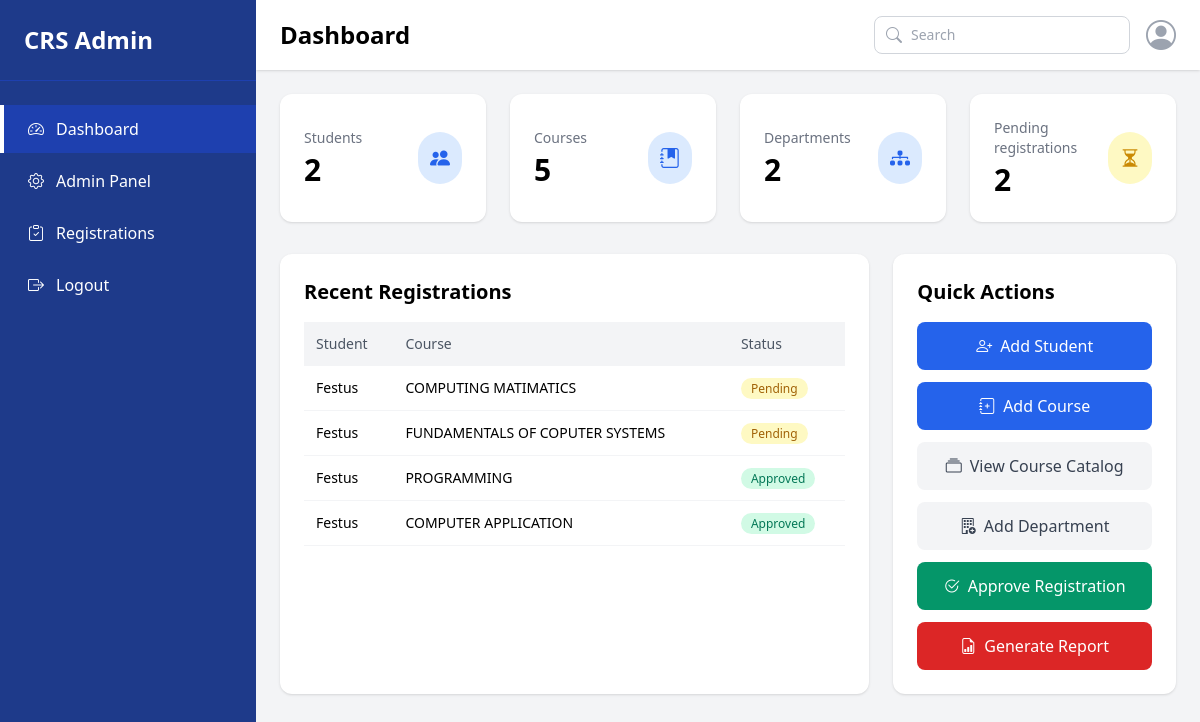
/dashboard/admin/ (signed in), run on an earlier commit of the app's database.
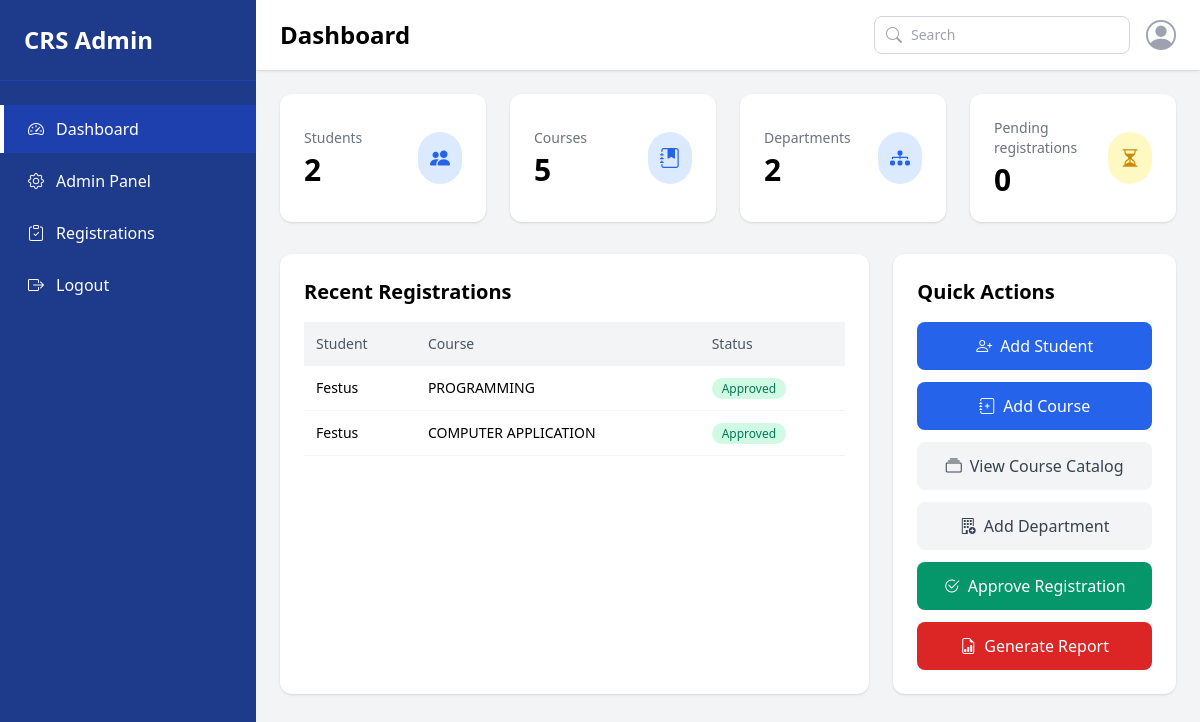
And on a later commit of the database.
### registrations/models.py (models this page shows, shortened)
class CourseRegistration(models.Model):
    student = models.ForeignKey(Student, on_delete=models.CASCADE, related_name='registrations')
    course = models.ForeignKey(Course, on_delete=models.CASCADE, related_name='registrations')
    status = models.CharField(max_length=20, choices=[('pending', 'Pending'), ('approved', 'Approved'), ('rejected', 'Rejected')], default='pending')
    registered_at = models.DateTimeField(auto_now_add=True)
    class Meta:
        unique_together = ('student', 'course')
        verbose_name_plural = 'Course Registrations'

### students/models.py (models this page shows, shortened)
class Student(models.Model):
    user = models.OneToOneField(settings.AUTH_USER_MODEL, on_delete=models.CASCADE, related_name='student')
    student_id = models.CharField(max_length=30, unique=True)
    department = models.ForeignKey(Department, on_delete=models.SET_NULL, null=True, blank=True, related_name='students')
    admission_year = models.PositiveIntegerField(null=True, blank=True)
    phone_number = models.CharField(max_length=20, blank=True)
    is_active = models.BooleanField(default=True)
    created_at = models.DateTimeField(auto_now_add=True)
    class Meta:
        verbose_name_plural = 'Students'

### accounts/models.py (models this page shows, shortened)
class CustomUser(AbstractUser):
    ROLE_CHOICES = (
        ('student', 'Student'),
        ('admin', 'Admin'),
    )
    email = models.EmailField(unique=True)
    phone_number = models.CharField(max_length=15, blank=True)
    admission_number = models.CharField(max_length=30, unique=True, blank=True, null=True)
    role = models.CharField(max_length=10, choices=ROLE_CHOICES, default='student')

### courses/models.py (models this page shows, shortened)
class Course(models.Model):
    department = models.ForeignKey(
        Department,
        on_delete=models.CASCADE,
        related_name='courses',
        verbose_name='Department/School',
        help_text='Select the department or school offering this course.',
    )
    code = models.CharField(max_length=20, unique=True)
    title = models.CharField(max_length=200)
    description = models.TextField(blank=True)
    credit_hours = models.PositiveIntegerField(
        default=3,
        verbose_name='Units',
        help_text='Number of credit units for this course.',
    )
    semester = models.CharField(max_length=50, blank=True)
    is_active = models.BooleanField(default=True)
    created_at = models.DateTimeField(auto_now_add=True)
    class Meta:
        verbose_name_plural = 'Courses'

### dashboard/views.py (the view)
# urls.py: path("admin/", views.admin_dashboard, name="admin_dashboard"),
@login_required
def admin_dashboard(request):
    total_students = Student.objects.count()
    total_courses = Course.objects.count()
    total_departments = Department.objects.count()
    registrations = CourseRegistration.objects.select_related('student', 'course').order_by('-registered_at')[:10]
    pending_registrations = CourseRegistration.objects.filter(status='pending').count()
    context = {
        'total_students': total_students,
        'total_courses': total_courses,
        'total_departments': total_departments,
        'registrations': registrations,
        'pending_registrations': pending_registrations,
    }
    return render(request, "dashboard/admin_dashboard.html", context)

### templates/dashboard/admin_dashboard.html (shortened to what the changed rows need)
<!DOCTYPE html>
<html lang="en">
<head>
    <script src="https://cdn.tailwindcss.com"></script>
    <link rel="stylesheet" href="https://cdn.jsdelivr.net/npm/bootstrap-icons@1.11.3/font/bootstrap-icons.min.css">
</head>
<body class="bg-gray-100">
<div class="flex min-h-screen" x-data="{ sidebarOpen: false }">
    <div class="flex-1 min-w-0">
        <header class="bg-white shadow px-4 md:px-6 py-4 flex justify-between items-center gap-4">
            <div class="flex items-center gap-3">
                <h1 class="text-xl md:text-2xl font-bold">Dashboard</h1>
            </div>
        </header>
        <main class="p-4 md:p-6">
            <div class="grid grid-cols-1 sm:grid-cols-2 lg:grid-cols-4 gap-6">
                <div class="bg-white rounded-xl shadow p-6 flex items-center justify-between">
                    <div>
                        <h3 class="text-gray-500 text-sm">Pending registrations</h3>
                        <p class="text-3xl font-bold mt-1">{{ pending_registrations }}</p>
                    </div>
                </div>
            </div>
            <div class="grid lg:grid-cols-3 gap-6 mt-8">
                <div class="lg:col-span-2 bg-white rounded-xl shadow p-6 overflow-x-auto">
                    <h2 class="text-xl font-semibold mb-4">Recent Registrations</h2>
                    <table class="w-full text-sm">
                        <thead class="bg-gray-100 text-gray-600">
                        <tr>
                            <th class="text-left p-3 font-medium">Student</th>
                            <th class="text-left p-3 font-medium">Course</th>
                            <th class="text-left p-3 font-medium">Status</th>
                        </tr>
                        </thead>
                        <tbody>
                        {% for registration in registrations %}
                        <tr class="border-b border-gray-100 hover:bg-gray-50 transition-colors duration-150">
                            <td class="p-3">{{ registration.student.user.username }}</td>
                            <td class="p-3">{{ registration.course.title }}</td>
                            <td class="p-3">
                                <span class="px-2.5 py-0.5 rounded-full text-xs font-medium
                                    {% if registration.status == 'approved' %}bg-emerald-100 text-emerald-700
                                    {% elif registration.status == 'rejected' %}bg-red-100 text-red-700
                                    {% else %}bg-yellow-100 text-yellow-700{% endif %}">
                                    {{ registration.status|title }}
                                </span>
                            </td>
                        </tr>
                        {% empty %}
                        <tr>
                            <td colspan="3" class="p-3 text-gray-500">No registrations yet.</td>
                        </tr>
                        {% endfor %}
                        </tbody>
                    </table>
                </div>
                <div class="bg-white rounded-xl shadow p-6">
                    <h2 class="text-xl font-semibold mb-4">Quick Actions</h2>
                </div>
            </div>
        </main>
    </div>
</div>
</body>
</html>

What changed in the data, as far as the page shows it:
removed CourseRegistration: student.user.username "Festus", course "COMPUTING MATIMATICS", status "Pending"
removed CourseRegistration: student.user.username "Festus", course "FUNDAMENTALS OF COPUTER SYSTEMS", status "Pending"
Also different on the page:
{{ pending_registrations }}: "2" → "0"
